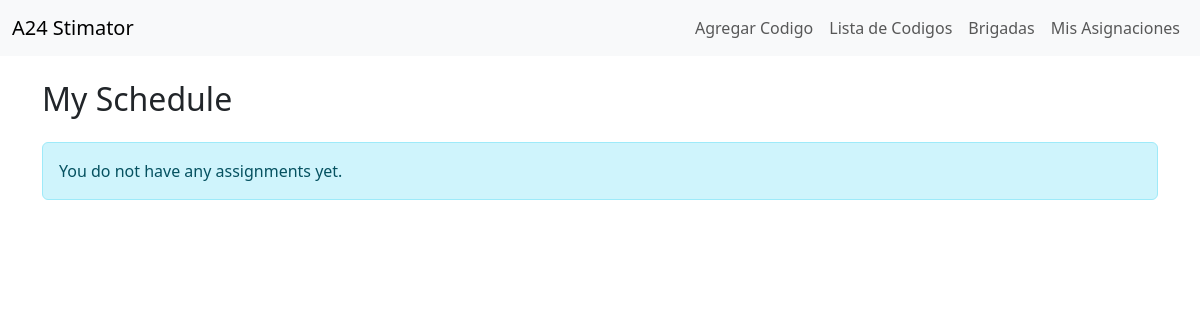
The app's page /work-tracking/my-schedule/ (signed in), older data.
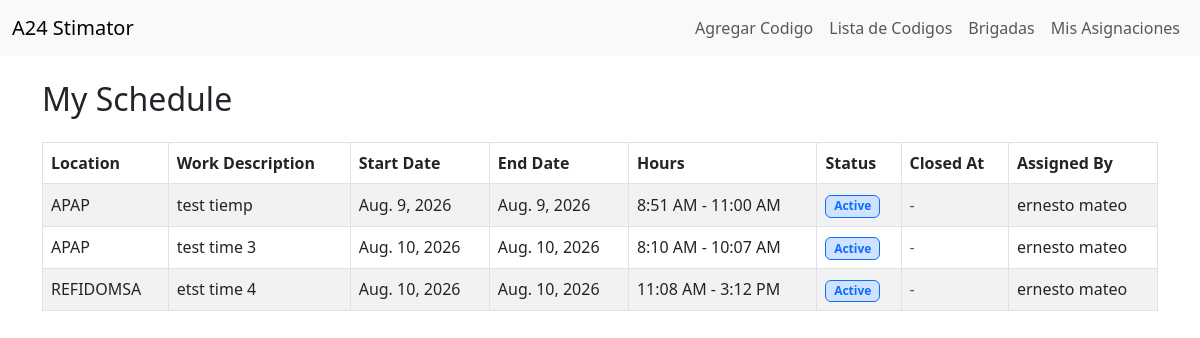
The same page, newer data.
### work_tracking/models.py (models this page shows, shortened)
class TechnicianAssigment(models.Model):
    STATUS_ACTIVE = 'active'
    STATUS_CANCELLED = 'cancelled'
    STATUS_COMPLETED = 'completed'
    STATUS_CHOICES = [
        (STATUS_ACTIVE, 'Active'),
        (STATUS_CANCELLED, 'Cancelled'),
        (STATUS_COMPLETED, 'Completed'),
    ]
    workers = models.ManyToManyField(User, through='AssignmentMember', related_name='work_assignments')
    assigned_by = models.ForeignKey(User, on_delete=models.PROTECT, related_name='created_technician_assigments')
    location = models.CharField(max_length=255)
    work_description = models.TextField(blank=True, null=True)
    start_date = models.DateField()
    end_date = models.DateField()
    start_time = models.TimeField(null=True, blank=True)
    end_time = models.TimeField(null=True, blank=True)
    status = models.CharField(max_length=20, choices=STATUS_CHOICES, default=STATUS_ACTIVE)
    created_at = models.DateTimeField(auto_now_add=True)
    completion_notes = models.TextField(blank=True)
    cancel_reason = models.TextField(blank=True)
    completed_at = models.DateTimeField(null=True,blank=True)
    cancelled_at = models.DateTimeField(null=True,blank=True)

### work_tracking/views.py (the view)
# urls.py: path("my-schedule/", views.my_schedule_view, name="my_schedule"),
@login_required(login_url='login')
def my_schedule_view(request):
    assignments = TechnicianAssigment.objects.filter(workers = request.user).prefetch_related("workers", "workers__profile",).select_related("assigned_by",).order_by("start_date", "end_date")
    return render(request, 'work_tracking/my_schedule.html', {'assignments': assignments})

### work_tracking/templates/work_tracking/my_schedule.html (shortened to what this page needs)
{% extends 'html/layout.html' %}
{% block content %}
<h2 class="mb-4">My Schedule</h2>
{% if assignments %}
    <div class="table-responsive">
        <table class="table table-striped table-bordered align-middle">
            <thead>
                <tr>
                    <th>Location</th>
                    <th>Work Description</th>
                    <th>Start Date</th>
                    <th>End Date</th>
                    <th>Hours</th>
                    <th>Status</th>
                    <th>Closed At</th>
                    <th>Assigned By</th>
                </tr>
            </thead>
            <tbody>
                {% for assignment in assignments %}
                    <tr>
                        <td>{{ assignment.location }}</td>
                        <td>{{ assignment.work_description|default:"-" }}</td>
                        <td>{{ assignment.start_date }}</td>
                        <td>{{ assignment.end_date }}</td>
                        <td>
                            {% if assignment.start_time and assignment.end_time %}
                                {{ assignment.start_time|time:"g:i A" }} - {{ assignment.end_time|time:"g:i A" }}
                            {% else %}
                                <span class="text-muted">Full day</span>
                            {% endif %}
                        </td>
                       <td>
                            {% if assignment.status == "completed" %}
                                <span class="badge bg-success-subtle text-success border border-success">
                                    {{ assignment.get_status_display }}
                                </span>
                            {% elif assignment.status == "cancelled" %}
                                <span class="badge bg-danger-subtle text-danger border border-danger">
                                    {{ assignment.get_status_display }}
                                </span>
                            {% else %}
                                <span class="badge bg-primary-subtle text-primary border border-primary">
                                    {{ assignment.get_status_display }}
                                </span>
                            {% endif %}
                        </td>
                        <td>
                            {% if assignment.status == "completed" and assignment.completed_at %}
                                {{ assignment.completed_at|date:"M d, Y h:i A" }}
                            {% elif assignment.status == "cancelled" and assignment.cancelled_at %}
                                {{ assignment.cancelled_at|date:"M d, Y h:i A" }}
                            {% else %}
                                <span class="text-muted">-</span>
                            {% endif %}
                        </td>
                        <td>{{ assignment.assigned_by.get_full_name|default:assignment.assigned_by.username }}</td>
                    </tr>
                {% endfor %}
            </tbody>
        </table>
    </div>
{% else %}
    <div class="alert alert-info">
        You do not have any assignments yet.
    </div>
{% endif %}
{% endblock %}

### codigos/templates/html/layout.html (shortened to what this page needs)
<!DOCTYPE html>
<html lang="en">
<head>
    <link href="https://cdn.jsdelivr.net/npm/bootstrap@5.3.0/dist/css/bootstrap.min.css" rel="stylesheet">
</head>
<body>
    <nav class="navbar navbar-expand-lg navbar-light bg-light fixed-top">
       <div class="container-fluid">
        <a class="navbar-brand" href="{% url 'home' %}">A24 Stimator</a>
        <div class="collapse navbar-collapse" id="navbarNav">
            <ul class="navbar-nav ms-auto">
                {% if user.is_authenticated %}
                    <li class="nav-item">
                        <a class="nav-link" href="{% url 'codigo_form' %}">Agregar Codigo</a>
                    </li>
                    <li class="nav-item">
                        <a class="nav-link" href="{% url 'lista_codigos' %}">Lista de Codigos</a>
                    </li>
                    <li class="nav-item">
                        <a class="nav-link" href="{% url 'brigadas' %}">Brigadas</a>
                    </li>
                    <li class="nav-item">
                        <a class="nav-link" href="{% url 'my_schedule' %}">Mis Asignaciones</a>
                    </li>
                {% endif %}
            </ul>
        </div>
         </div>
    </nav>
    <div class="container" style="margin-top: 80px;">
        {% block content %}{% endblock %}
    </div>
</body>
</html>

Row changes from the older to the newer data that the page shows:
added TechnicianAssigment: location "APAP", work_description "test tiemp", start_date "Aug. 9, 2026", end_date "Aug. 9, 2026", start_time "8:51 AM", end_time "11:00 AM", status "Active", assigned_by.get_full_name "ernesto mateo"
added TechnicianAssigment: location "APAP", work_description "test time 3", start_date "Aug. 10, 2026", end_date "Aug. 10, 2026", start_time "8:10 AM", end_time "10:07 AM", status "Active", assigned_by.get_full_name "ernesto mateo"
added TechnicianAssigment: location "REFIDOMSA", work_description "etst time 4", start_date "Aug. 10, 2026", end_date "Aug. 10, 2026", start_time "11:08 AM", end_time "3:12 PM", status "Active", assigned_by.get_full_name "ernesto mateo"
Text that changed along with them:
text no longer shown: "You do not have any assignments yet."
text now shown: "Location Work Description Start Date End Date Hours Status Closed At Assigned By"
